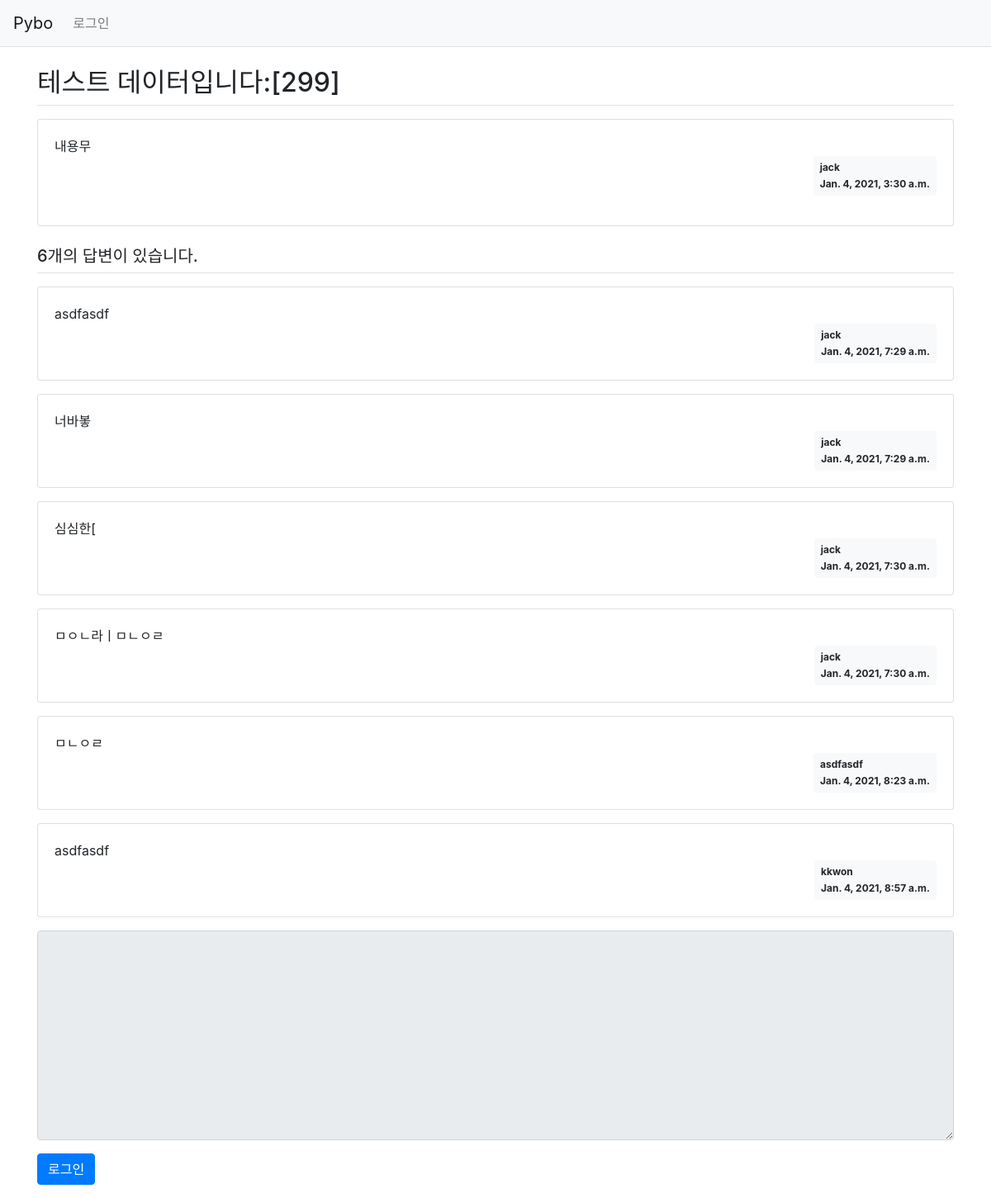
Page /pybo/309/ on the committed database.
### apps/pybo/models.py (models this page shows, shortened)
class Question(models.Model):
    author = models.ForeignKey(User, on_delete=models.CASCADE)
    subject = models.CharField(max_length=200)
    content = models.TextField()
    create_date = models.DateTimeField()
    modify_date = models.DateTimeField(null=True, blank=True)

class Answer(models.Model):
    author = models.ForeignKey(User, on_delete=models.CASCADE)
    question = models.ForeignKey(Question, on_delete=models.CASCADE)
    content = models.TextField()
    create_date = models.DateTimeField()
    modify_date = models.DateTimeField(null=True, blank=True)
    """
        데이터 만들고 조회하기

        1. python manage.py shell 입력

        2. from apps.pybo.models import Question, Answer을 통하여 등록

        3. 입력
            - from django.utils import timezone -- 현재 시간 가져오기 위하여.
            - q = Question(subject='pybo가 무엇인가요?', content='pybo에 대해서 알고 싶습니다.', create_date=timezone.now())
            - q.save()

        4. 출력
         q.id --> 1
         모델 모두 조회 = Question.objects.all()
            특정 조건만 조회하고 싶은 경우 -> Question.objects.filter(조건식(ex. id=1))
            단, 여러개가 있을 경우, 조건에 맞는건 모두 조회하므로, 하나만 조회하고 싶을 경우, get(조건식)을 사용할 것!!!

        5. 수정
           - 우선 변경하고자 하는 데이터를 검색하여 변수에 할당한다. ex. q = Question.object.get(id=1) -- 반드시 'get()'으로 조회한 값으로 할당해야 한다.
           - 해당 변수의 속성값을 수정 ex. q.subject = 'asdf'
           - 저장 ex. q.save()

       6. 삭제
           - 수정과 같이, get()을 사용해 조회한 값을 특정 변수에 할당.
           - delete()함수를 사용하여 삭제.
           - 중간의 삭제되어도 기본키가 옮겨지는 등의 변화가 생기지 않는다.

       7. 외래키 넣기
           - 외래키의 대상이 되는 기본키 객체를 별도의 변수에 할당 ex. q = Question.objects.get(id=2)
           - 해당 객체를 외래키로 받을 모델객체 생성 후 변수에 할당 ex. a = Answer(question=q, content='네 자동으로 생성됩니다.', create_date=timezone.now())
           - 저장 ex. a.save()
           - Django 에서는 ORM 을 통하여, 단순 외래키로 연결이 된 것이 아닌, 객체끼리의 연결관계를 갖는다. 이렇게 의존하는 객체 또한 id를 통하여 기본키를 갖으며, 이는 별도의 키
           이므로, 객체간의 연결과는 관계가 없다. 대신, 연결된 객체를 통하여 해당 객체를 곧바로 호출하여 출력이 가능하다.

       8. answer_set 함수
           - 게시물 : 답변과 같이 1:N의 관계를 갖는 대상에 대하여 이러한 관계를 표현하기 위하여 사용한다.
           - ORM 관계에선 객체를 외래키로 받으므로, 이러한 기준으로 연결된 대상 객체들에 접근하기 위하여 사용한다. ex. q.answer_set.all()

    """

### apps/pybo/views.py (the view)
# urls.py: path('<int:question_id>/', views.detail, name='detail'),
def detail(request, question_id):
    question = get_object_or_404(Question, id=question_id)
    context = {'question': question}
    return render(request, 'pybo/question_detail.html', context)

### templates/pybo/question_detail.html (shortened to what this page needs)
{% extends 'pybo/base.html' %}
{% block content %}
    <div class="container my-3">
        <h2 class="border-bottom py-2">{{ question.subject }}</h2>
        <div class="card my-3">
            <div class="card-body">
                <div class="card-text" style="white-space: pre-line;">{{ question.content }}</div>
                <div class="d-flex justify-content-end">
                    <div class="badge badge-light p-2 text-left">
                        <div class="mb-2">{{ question.author.username }}</div>
                        <div>{{ question.create_date }}</div>
                    </div>
                </div>
            </div>
        </div>
        <h5 class="border-bottom my-3 py-2">{{ question.answer_set.count }}개의 답변이 있습니다.</h5>
        {% for answer in question.answer_set.all %}
            <div class="card my-3">
                <div class="card-body">
                    <div class="card-text" style="white-space: pre-line;">{{ answer.content }}</div>
                    <div class="d-flex justify-content-end">
                        <div class="badge badge-light p-2 text-left">
                            <div class="mb-2">{{ answer.author.username }}</div>
                            <div>{{ answer.create_date }}</div>
                        </div>
                    </div>
                </div>
            </div>
        {% endfor %}
        <form action="{% url 'pybo:answer_create' question.id %}" method="post" class="my-3">
            <div class="form-group">
            <textarea {% if not user.is_authenticated %} disabled {% endif %}
                                                         name="content" id="content" class="form-control"
                                                         rows="10"></textarea>
            </div>
            {% if not user.is_authenticated %}
                <a href="{% url 'common:login' %}" class="btn btn-primary">로그인</a>
            {% else %}
                <input type="submit" value="답변등록" class="btn btn-primary">
            {% endif %}
        </form>
    </div>
{% endblock %}

### rows in the picture
Question: subject "테스트 데이터입니다:[299]", content "내용무", author.username "jack", create_date "Jan. 4, 2021, 3:30 a.m.", answer_set.count "6"
Answer: content "asdfasdf", author.username "jack", create_date "Jan. 4, 2021, 7:29 a.m."
Answer: content "너바봏", author.username "jack", create_date "Jan. 4, 2021, 7:29 a.m."
Answer: content "심심한[", author.username "jack", create_date "Jan. 4, 2021, 7:30 a.m."
Answer: content "ㅁㅇㄴ라ㅣㅁㄴㅇㄹ", author.username "jack", create_date "Jan. 4, 2021, 7:30 a.m."
Answer: content "ㅁㄴㅇㄹ", author.username "asdfasdf", create_date "Jan. 4, 2021, 8:23 a.m."
Answer: content "asdfasdf", author.username "kkwon", create_date "Jan. 4, 2021, 8:57 a.m."
